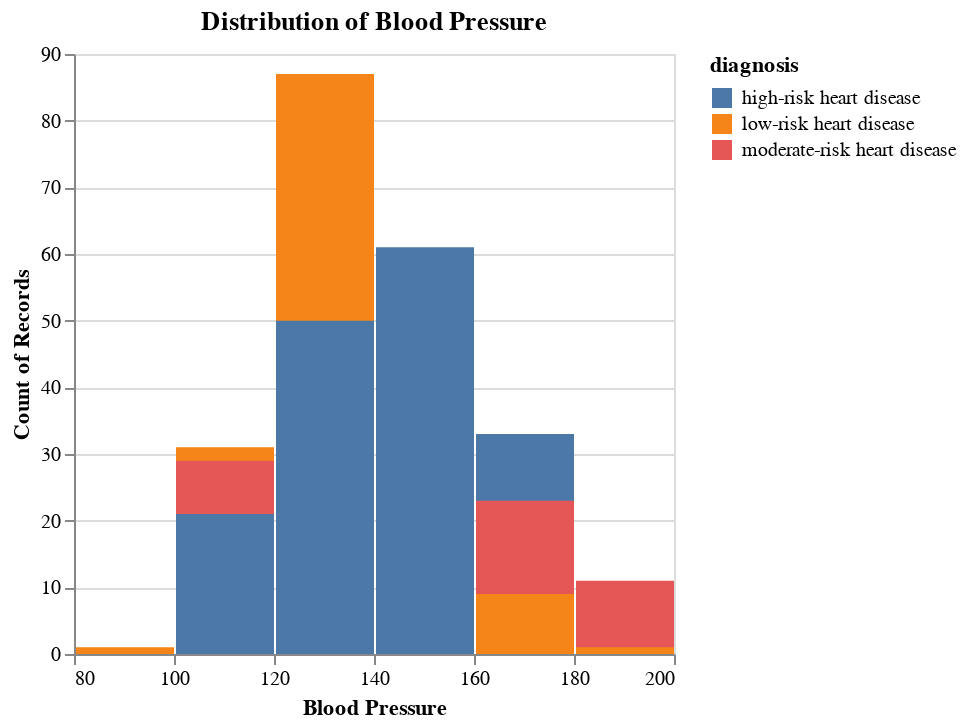

This figure's notebook cell:
### Code cell
# blood pressure
bp_hist = alt.Chart(heart_disease_train).mark_bar().encode(
    x=alt.X("resting_bp:Q", bin = True).title("Blood Pressure"),
    y=alt.Y("count()").stack(False),
    color="diagnosis:N"
).properties(
    title = "Distribution of Blood Pressure"
)

bp_hist

### Figure 1 — Vega-Lite specification as saved in the notebook (floating-point values rounded to 4 significant figures; data arrays with more than 128 entries replaced by an {"elided": "..."} marker saying what was removed)
{"config": {"view": {"continuousWidth": 300, "continuousHeight": 300}}, "data": {"name": "data-9dca18b945155743a5c55f6d45fa1cf1"}, "mark": {"type": "bar"}, "encoding": {"color": {"field": "diagnosis", "type": "nominal"}, "x": {"bin": true, "field": "resting_bp", "title": "Blood Pressure", "type": "quantitative"}, "y": {"aggregate": "count", "stack": false, "type": "quantitative"}}, "title": "Distribution of Blood Pressure", "$schema": "https://vega.github.io/schema/vega-lite/v5.16.3.json", "datasets": {"data-9dca18b945155743a5c55f6d45fa1cf1": {"elided": "492 records"}}}
